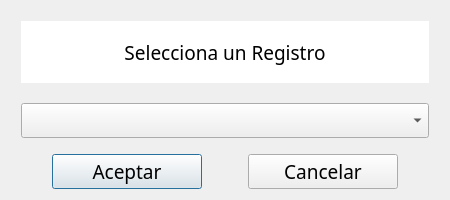
<?xml version="1.0" encoding="UTF-8"?>
<ui version="4.0">
 <class>ventanaLista</class>
 <widget class="QDialog" name="ventanaLista">
  <property name="geometry">
   <rect>
    <x>0</x>
    <y>0</y>
    <width>450</width>
    <height>200</height>
   </rect>
  </property>
  <property name="minimumSize">
   <size>
    <width>450</width>
    <height>200</height>
   </size>
  </property>
  <property name="maximumSize">
   <size>
    <width>450</width>
    <height>200</height>
   </size>
  </property>
  <property name="font">
   <font>
    <family>Rockwell</family>
    <pointsize>14</pointsize>
   </font>
  </property>
  <property name="windowTitle">
   <string>Elegir un Registro</string>
  </property>
  <layout class="QGridLayout" name="gridLayout">
   <item row="0" column="0">
    <layout class="QVBoxLayout" name="verticalLayout">
     <property name="spacing">
      <number>20</number>
     </property>
     <property name="leftMargin">
      <number>10</number>
     </property>
     <property name="topMargin">
      <number>10</number>
     </property>
     <property name="rightMargin">
      <number>10</number>
     </property>
     <property name="bottomMargin">
      <number>10</number>
     </property>
     <item>
      <widget class="QLabel" name="label">
       <property name="styleSheet">
        <string notr="true">background-color: rgb(255, 255, 255);</string>
       </property>
       <property name="text">
        <string>Selecciona un Registro</string>
       </property>
       <property name="alignment">
        <set>Qt::AlignCenter</set>
       </property>
      </widget>
     </item>
     <item>
      <widget class="QComboBox" name="comboLista">
       <property name="minimumSize">
        <size>
         <width>0</width>
         <height>30</height>
        </size>
       </property>
       <property name="cursor">
        <cursorShape>PointingHandCursor</cursorShape>
       </property>
      </widget>
     </item>
    </layout>
   </item>
   <item row="1" column="0">
    <layout class="QHBoxLayout" name="horizontalLayout">
     <item>
      <spacer name="horizontalSpacer">
       <property name="orientation">
        <enum>Qt::Horizontal</enum>
       </property>
       <property name="sizeHint" stdset="0">
        <size>
         <width>61</width>
         <height>20</height>
        </size>
       </property>
      </spacer>
     </item>
     <item>
      <widget class="QPushButton" name="botonAceptar">
       <property name="sizePolicy">
        <sizepolicy hsizetype="Minimum" vsizetype="Fixed">
         <horstretch>4</horstretch>
         <verstretch>0</verstretch>
        </sizepolicy>
       </property>
       <property name="minimumSize">
        <size>
         <width>150</width>
         <height>0</height>
        </size>
       </property>
       <property name="cursor">
        <cursorShape>PointingHandCursor</cursorShape>
       </property>
       <property name="text">
        <string>Aceptar</string>
       </property>
      </widget>
     </item>
     <item>
      <spacer name="horizontalSpacer_2">
       <property name="orientation">
        <enum>Qt::Horizontal</enum>
       </property>
       <property name="sizeHint" stdset="0">
        <size>
         <width>61</width>
         <height>20</height>
        </size>
       </property>
      </spacer>
     </item>
     <item>
      <widget class="QPushButton" name="botonCancelar">
       <property name="sizePolicy">
        <sizepolicy hsizetype="Minimum" vsizetype="Fixed">
         <horstretch>4</horstretch>
         <verstretch>0</verstretch>
        </sizepolicy>
       </property>
       <property name="minimumSize">
        <size>
         <width>150</width>
         <height>0</height>
        </size>
       </property>
       <property name="cursor">
        <cursorShape>PointingHandCursor</cursorShape>
       </property>
       <property name="text">
        <string>Cancelar</string>
       </property>
      </widget>
     </item>
     <item>
      <spacer name="horizontalSpacer_3">
       <property name="orientation">
        <enum>Qt::Horizontal</enum>
       </property>
       <property name="sizeHint" stdset="0">
        <size>
         <width>61</width>
         <height>20</height>
        </size>
       </property>
      </spacer>
     </item>
    </layout>
   </item>
  </layout>
 </widget>
 <resources/>
 <connections/>
</ui>
